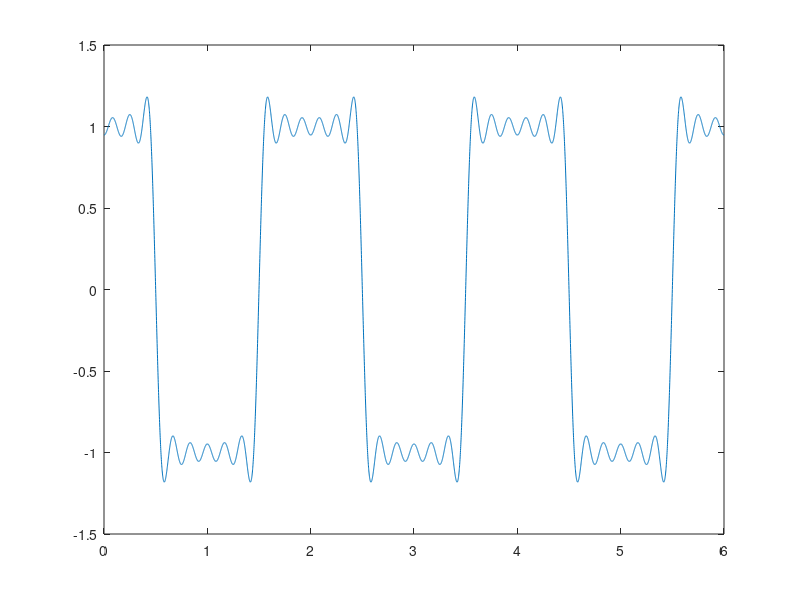

MATLAB code to generate this figure:
t=[0:0.001:6];
x=0;
N=input("Enter the number of harmonics :");
for k=0:N
    
    x=x+(4/pi)*((-1)^k)/(2*k+1)*cos(pi*(2*k+1)*t);
    
end
plot(t,x)
  